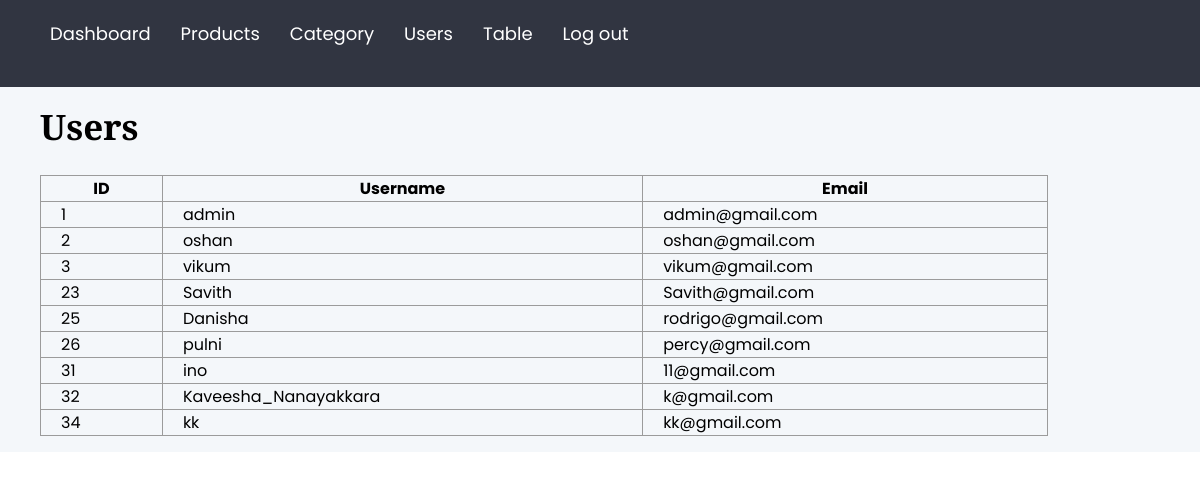
/admin/users.php, run on the app's committed database.
### tables this page shows
CREATE TABLE IF NOT EXISTS `users` (
  `user_id` int NOT NULL AUTO_INCREMENT,
  `username` varchar(50) DEFAULT NULL,
  `password` varchar(255) DEFAULT NULL,
  `full_name` varchar(255) DEFAULT NULL,
  `email` varchar(255) DEFAULT NULL,
  `address` varchar(255) DEFAULT NULL,
  `city` varchar(50) DEFAULT NULL,
  `phone` varchar(11) DEFAULT NULL,
  `user_type` varchar(5) DEFAULT 'user',
  `reg_date` datetime DEFAULT NULL,
  PRIMARY KEY (`user_id`)
);

### admin/users.php (the view, shortened to what this page needs)
<!DOCTYPE html>
<html lang="en">
<head>
  <?php
  include '../includes/connection.php';
  include '../includes/header.php';
  ?>
  <link rel="stylesheet" href="assets/admin-style.css">
</head>
<body>
        <nav class="admin__nav">
    <ul class="menu">
      <li class="menu__item">
        <a class="menu__link" href="dashboard.php">Dashboard</a>
      </li>
      <li class="menu__item">
        <a class="menu__link" href="products.php">Products</a>
      </li>
      <li class="menu__item">
        <a class="menu__link" href="category.php">Category</a>
      </li>
      <li class="menu__item">
        <a class="menu__link" href="users.php">Users</a>
      </li>
      <li class="menu__item">
        <a class="menu__link" href="table.php">Table</a>
      </li>
      <li class="menu__item">
        <a class="menu__link" href="../logout.php">Log out</a>
      </li>
    </ul>
  </nav>
        <main class="admin__main">
            <h2>Users</h2>
            <br>
            <table id="customers">
                <tr>
                    <th>ID</th>
                    <th>Username</th>
                    <th>Email</th>
                </tr>
                <tr>
                    <?php
                    $sql = "SELECT * FROM users";
                    $result = $conn->query($sql);
                    if ($result->num_rows > 0) {
                        while ($row = $result->fetch_assoc()) {
                            ?>
                        <tr>
                            <td>
                                <?php echo $row['user_id']; ?>
                            </td>
                            <td>
                                <?php echo $row['username']; ?>
                            </td>
                            <td>
                                <?php echo $row['email']; ?>
                            </td>
                        </tr>
                        <?php
                        }
                    } else {
                        echo "0 results";
                    }
                    ?>
                </tr>
            </table>
        </main>
</body>
</html>

### assets/css/styles.css (style rules this page uses)
* { margin: 0; padding: 0; box-sizing: border-box; }
a { color: var(--text-color); text-decoration: none; }
ul, li { margin: 0; padding: 0; list-style: none; }
:root { --primary-color: #000000; --text-color: #5c686c; --primary-font: 'Playfair Display', serif; --secondry-font: 'Poppins', sans-serif; }
body { color: var(--primary-color); font-family: var(--secondry-font); }
h2 { font-size: 35px; font-family: var(--primary-font); }
nav { width: 100%; background: var(--primary-color); z-index: 99; }
:root { --primary-color: #000000; --text-color: #000000; --primary-font: 'Playfair Display', serif; --secondry-font: 'Poppins', sans-serif; }

### admin/assets/admin-style.css (style rules this page uses)
* { margin: 0; padding: 0; box-sizing: border-box; font-family: 'Poppins', sans-serif;; }
body { height: 100%; overflow-x: hidden; }
.admin__nav { flex: 0 0 250px; grid-area: nav; background-color: #313541; }
.admin__nav .menu { padding: 20px 40px; }
.menu__item { margin-bottom: 20px; list-style: none; }
.menu__item a { color: #FFF; font-size: 18px; }
.admin__main { grid-area: main; padding: 16px 40px; background-color: #f4f7fa; }
a { color: #dc5a60; text-decoration: none; }
table { border-collapse: collapse; width: 90%; }
table th, td { border: 1px solid #9b9b9b; padding: 0 20px; }

### admin/users.php (style rules this page uses)
.admin__nav { display: flex; }
.menu { list-style: none; display: flex; }
.menu__item { margin-right: 10px; }
.menu__link { text-decoration: none; color: #000; padding: 5px 10px; }

### data on the page
users: user_id "1", username "admin", email "admin@gmail.com"
users: user_id "2", username "oshan", email "oshan@gmail.com"
users: user_id "3", username "vikum", email "vikum@gmail.com"
users: user_id "23", username "Savith", email "Savith@gmail.com"
users: user_id "25", username "Danisha", email "rodrigo@gmail.com"
users: user_id "26", username "pulni", email "percy@gmail.com"
users: user_id "31", username "ino", email "11@gmail.com"
users: user_id "32", username "Kaveesha_Nanayakkara", email "k@gmail.com"
users: user_id "34", username "kk", email "kk@gmail.com"
